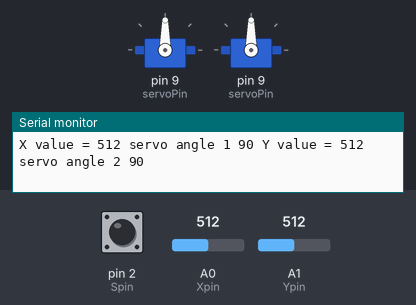
Bench run of a sketch on a simulated Arduino Uno, built with avr-gcc and run on an emulated ATmega328P. Shown: 2 × servo, the last lines printed to the serial monitor. The inputs (shaded band) are chosen by the test bench; at power-on: A0 (Xpin) = 512, A1 (Ypin) = 512, pin 2 (Spin) HIGH.

Above: at 1.2 s.
1.3 s: A0 (Xpin) set to 716
At 2.5 s:
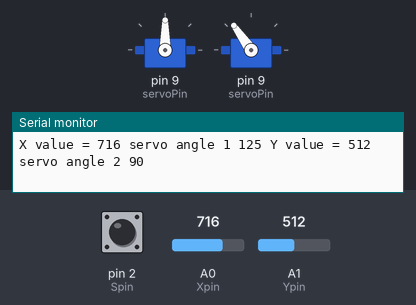
3.1 s: A1 (Ypin) set to 716
At 4.1 s:
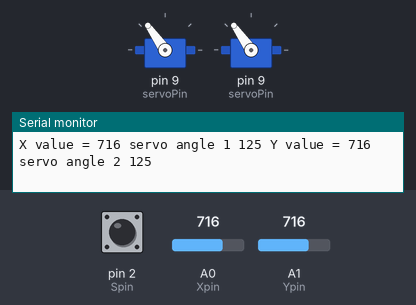
4.7 s: A0 (Xpin) set to 584
At 5.9 s:
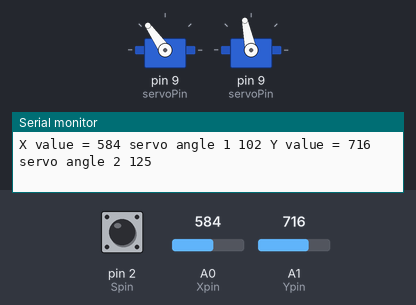
6.5 s: A0 (Xpin) set to 561
At 7.8 s:
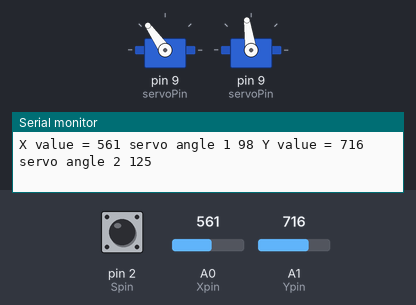
8.3 s: A1 (Ypin) set to 306
At 9.4 s:
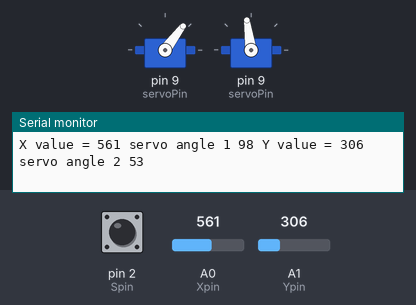
9.9 s: A1 (Ypin) set to 122
At 11.1 s:
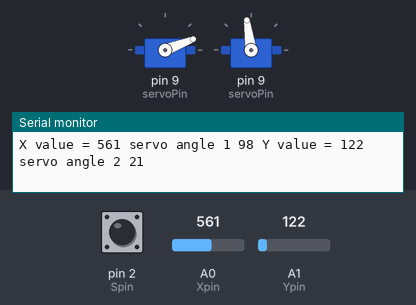
Timing chart, 0 to 12.5 s (numbered marks = the images above; inputs shaded):
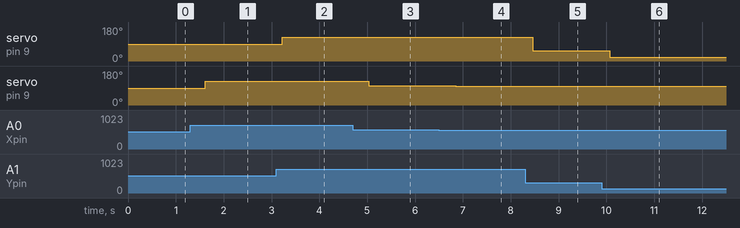

Measured:
- after the input at 1.3 s, servo on pin 9 (servoPin): 90° → 125° after 0.31 s
- after the input at 3.1 s, servo on pin 9 (servoPin): 90° → 125° after 0.12 s
- after the input at 4.7 s, servo on pin 9 (servoPin): 125° → 102° after 0.34 s
- after the input at 6.5 s, servo on pin 9 (servoPin): 102° → 98° after 0.35 s
- after the input at 8.3 s, servo on pin 9 (servoPin): 125° → 53° after 0.16 s
- after the input at 9.9 s, servo on pin 9 (servoPin): 53° → 21° after 0.17 s

The sketch:

joystick.ino
```cpp
#include <Servo.h>
int servoPin=9;
int servoPos1;
int servoPos2;
int Xpin=A0;
int Ypin=A1;
int Spin=2;
int Xval;
int Yval;
int Sval;
int dt=200;
Servo joyServo2;
Servo joyServo1;

void setup() {
  // put your setup code here, to run once:
  Serial.begin(9600);
  pinMode(Xpin,INPUT);
  pinMode(Ypin,INPUT);
  pinMode(Spin,INPUT);
  digitalWrite(Spin,HIGH);
  joyServo2.attach(servoPin);
  joyServo1.attach(servoPin);

}

void loop() {
  // put your main code here, to run repeatedly:
  Xval=analogRead(Xpin);
  Yval=analogRead(Ypin);
  servoPos1=(60./341.)*Xval;
  servoPos2=(60./341.)*Yval;

  Sval=digitalRead(Spin);

  Serial.print("X value = ");
  Serial.print(Xval);
  Serial.print(" servo angle 1 ");
  Serial.print(servoPos1);
  Serial.print(" Y value = ");
  Serial.print(Yval);
  Serial.print(" servo angle 2 ");
  Serial.println(servoPos2);
  joyServo2.write(servoPos2);
  delay(dt);
  joyServo1.write(servoPos1);


}
```
